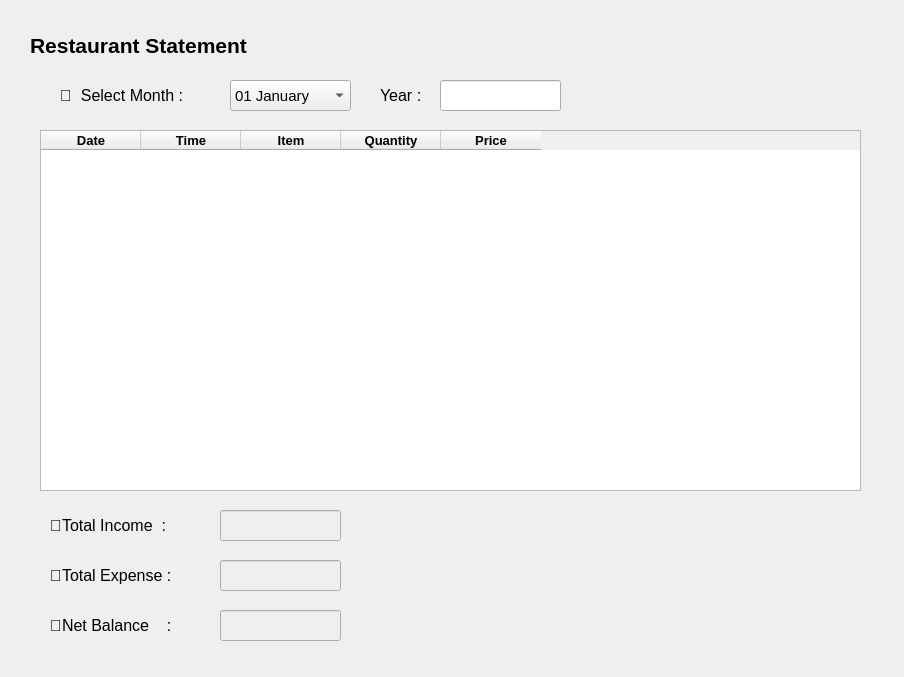
<?xml version="1.0" encoding="UTF-8"?>
<ui version="4.0">
 <class>Statement</class>
 <widget class="QDialog" name="Statement">
  <property name="geometry">
   <rect>
    <x>0</x>
    <y>0</y>
    <width>904</width>
    <height>677</height>
   </rect>
  </property>
  <property name="windowTitle">
   <string>Dialog</string>
  </property>
  <widget class="QLabel" name="label">
   <property name="geometry">
    <rect>
     <x>30</x>
     <y>20</y>
     <width>311</width>
     <height>51</height>
    </rect>
   </property>
   <property name="font">
    <font>
     <pointsize>16</pointsize>
     <bold>true</bold>
    </font>
   </property>
   <property name="text">
    <string>Restaurant Statement</string>
   </property>
  </widget>
  <widget class="QLabel" name="label_2">
   <property name="geometry">
    <rect>
     <x>60</x>
     <y>80</y>
     <width>201</width>
     <height>31</height>
    </rect>
   </property>
   <property name="font">
    <font>
     <pointsize>12</pointsize>
     <bold>false</bold>
    </font>
   </property>
   <property name="text">
    <string>📅  Select Month :</string>
   </property>
  </widget>
  <widget class="QTableWidget" name="Statement_Table">
   <property name="enabled">
    <bool>true</bool>
   </property>
   <property name="geometry">
    <rect>
     <x>40</x>
     <y>130</y>
     <width>821</width>
     <height>361</height>
    </rect>
   </property>
   <property name="font">
    <font>
     <pointsize>10</pointsize>
     <bold>true</bold>
    </font>
   </property>
   <property name="editTriggers">
    <set>QAbstractItemView::EditTrigger::NoEditTriggers</set>
   </property>
   <column>
    <property name="text">
     <string>Date</string>
    </property>
   </column>
   <column>
    <property name="text">
     <string>Time</string>
    </property>
   </column>
   <column>
    <property name="text">
     <string>Item</string>
    </property>
   </column>
   <column>
    <property name="text">
     <string>Quantity</string>
    </property>
   </column>
   <column>
    <property name="text">
     <string>Price</string>
    </property>
   </column>
  </widget>
  <widget class="QComboBox" name="Month_ComboBox">
   <property name="geometry">
    <rect>
     <x>230</x>
     <y>80</y>
     <width>121</width>
     <height>31</height>
    </rect>
   </property>
   <property name="font">
    <font>
     <pointsize>11</pointsize>
    </font>
   </property>
   <item>
    <property name="text">
     <string>01 January</string>
    </property>
   </item>
   <item>
    <property name="text">
     <string>02 February</string>
    </property>
   </item>
   <item>
    <property name="text">
     <string>03 March</string>
    </property>
   </item>
   <item>
    <property name="text">
     <string>04 April</string>
    </property>
   </item>
   <item>
    <property name="text">
     <string>05 May</string>
    </property>
   </item>
   <item>
    <property name="text">
     <string>06 June</string>
    </property>
   </item>
   <item>
    <property name="text">
     <string>07 July</string>
    </property>
   </item>
   <item>
    <property name="text">
     <string>08 August</string>
    </property>
   </item>
   <item>
    <property name="text">
     <string>09 September</string>
    </property>
   </item>
   <item>
    <property name="text">
     <string>10 October</string>
    </property>
   </item>
   <item>
    <property name="text">
     <string>11 November</string>
    </property>
   </item>
   <item>
    <property name="text">
     <string>12 December</string>
    </property>
   </item>
  </widget>
  <widget class="QLabel" name="label_3">
   <property name="geometry">
    <rect>
     <x>380</x>
     <y>80</y>
     <width>201</width>
     <height>31</height>
    </rect>
   </property>
   <property name="font">
    <font>
     <pointsize>12</pointsize>
     <bold>false</bold>
    </font>
   </property>
   <property name="text">
    <string>Year :</string>
   </property>
  </widget>
  <widget class="QLineEdit" name="Year_Input">
   <property name="geometry">
    <rect>
     <x>440</x>
     <y>80</y>
     <width>121</width>
     <height>31</height>
    </rect>
   </property>
  </widget>
  <widget class="QLabel" name="label_6">
   <property name="geometry">
    <rect>
     <x>50</x>
     <y>510</y>
     <width>201</width>
     <height>31</height>
    </rect>
   </property>
   <property name="font">
    <font>
     <pointsize>12</pointsize>
     <bold>false</bold>
    </font>
   </property>
   <property name="text">
    <string>🔹Total Income  :</string>
   </property>
  </widget>
  <widget class="QLabel" name="label_5">
   <property name="geometry">
    <rect>
     <x>50</x>
     <y>560</y>
     <width>201</width>
     <height>31</height>
    </rect>
   </property>
   <property name="font">
    <font>
     <pointsize>12</pointsize>
     <bold>false</bold>
    </font>
   </property>
   <property name="text">
    <string>🔹Total Expense :</string>
   </property>
  </widget>
  <widget class="QLabel" name="label_4">
   <property name="geometry">
    <rect>
     <x>50</x>
     <y>610</y>
     <width>201</width>
     <height>31</height>
    </rect>
   </property>
   <property name="font">
    <font>
     <pointsize>12</pointsize>
     <bold>false</bold>
    </font>
   </property>
   <property name="text">
    <string>🔹Net Balance    :</string>
   </property>
  </widget>
  <widget class="QLineEdit" name="Total_Income">
   <property name="enabled">
    <bool>false</bool>
   </property>
   <property name="geometry">
    <rect>
     <x>220</x>
     <y>510</y>
     <width>121</width>
     <height>31</height>
    </rect>
   </property>
   <property name="font">
    <font>
     <pointsize>10</pointsize>
     <italic>false</italic>
     <bold>true</bold>
    </font>
   </property>
  </widget>
  <widget class="QLineEdit" name="Total_Expense">
   <property name="enabled">
    <bool>false</bool>
   </property>
   <property name="geometry">
    <rect>
     <x>220</x>
     <y>560</y>
     <width>121</width>
     <height>31</height>
    </rect>
   </property>
   <property name="font">
    <font>
     <pointsize>10</pointsize>
     <bold>true</bold>
    </font>
   </property>
  </widget>
  <widget class="QLineEdit" name="Net_Balance">
   <property name="enabled">
    <bool>false</bool>
   </property>
   <property name="geometry">
    <rect>
     <x>220</x>
     <y>610</y>
     <width>121</width>
     <height>31</height>
    </rect>
   </property>
   <property name="font">
    <font>
     <pointsize>10</pointsize>
     <bold>true</bold>
    </font>
   </property>
  </widget>
 </widget>
 <resources/>
 <connections/>
</ui>
